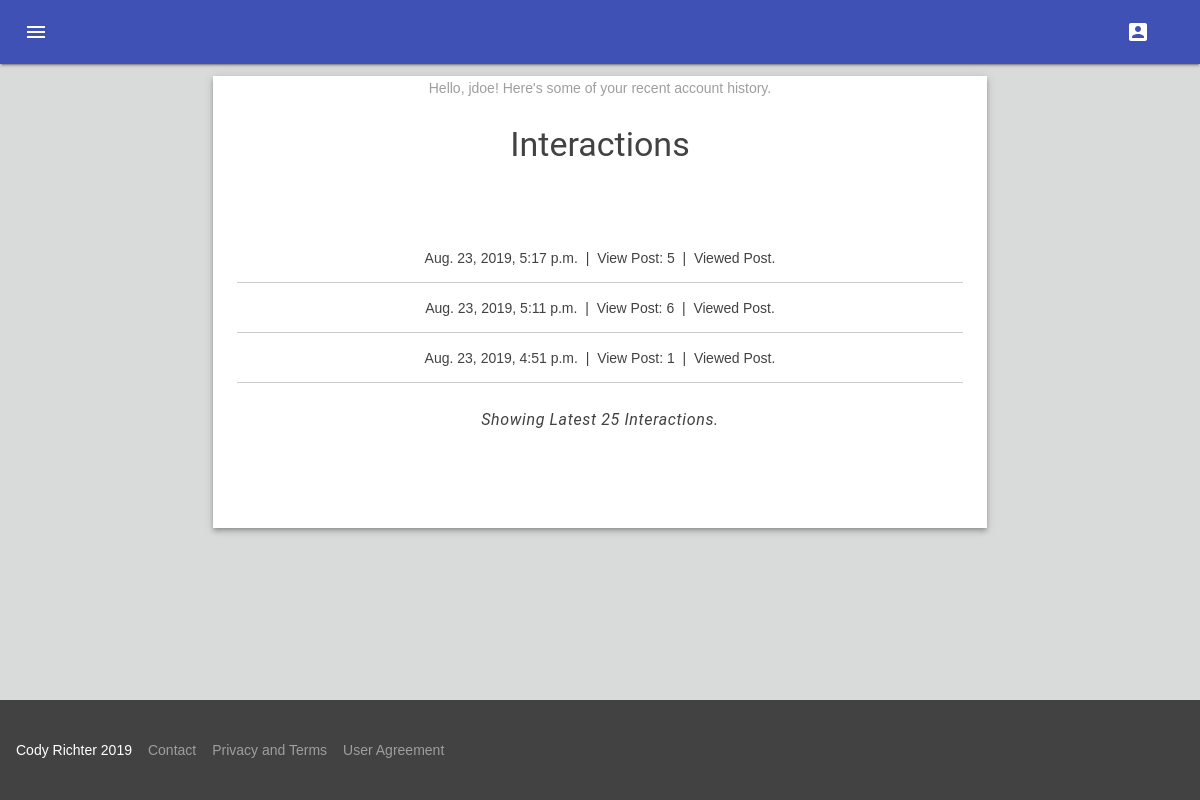
/auth/2/interactions/ (signed in), run on the app's committed database.
### users/models.py (models this page shows, shortened)
class SiteUser(AbstractUser):
    pass
    role = models.IntegerField(default=0)  # 0 = User,  1 = Post Moderator, 2 = Site Admin

### reports/models.py (models this page shows, shortened)
class Interaction(models.Model):
    title = models.CharField(max_length=64)
    description = models.CharField(max_length=256)
    user = models.ForeignKey(settings.AUTH_USER_MODEL, on_delete=models.CASCADE)
    timestamp = models.DateTimeField('timestamp')

### users/views.py (the view)
# urls.py: path('<int:user_id>/interactions/', views.interactions, name='interactions'),
@login_required(login_url='/auth/login')
def interactions(request, user_id):
    if user_id is not request.user.id:
        messages.error(request, 'You do not have permission to view this page.')
        return redirect('/reports/')
    interaction_list = Interaction.objects.all().filter(user=SiteUser.objects.get(id=user_id)).order_by('-timestamp')[:25]
    context = {'interaction_list': interaction_list}
    return render(request, 'registration/interactions.html', context)

### templates/registration/interactions.html (shortened to what this page needs)
<!DOCTYPE html>
<html lang="en">
<head>
    {% load static %}
    <link rel="stylesheet" href='{% static 'page/styles.css' %}'>
    <link rel="stylesheet" href='{% static 'material/material.min.css' %}'>
    <link rel="stylesheet" href='{% static 'material/material-icons.css' %}'>
</head>
<body>
<div class="mdl-layout mdl-js-layout">
    {% include '_header.html' %}
    <main class="mdl-layout__content">
        <br>
        <br>
        <br>
        <div class="mdl-grid" style="text-align: center">
            <div class="mdl-cell mdl-cell--2-col mdl-cell--hide-tablet mdl-cell--hide-phone"></div>
            <div class="mdl-color--white mdl-shadow--4dp content mdl-color-text--grey-800 mdl-cell mdl-cell--8-col"
                 style="padding-left: 2vw; padding-right: 2vw;">
                <div class="mdl-color-text--grey-500">
                    <p>Hello, {{ user.get_username }}! Here's some of your recent account history.</p>
                </div>
                <h3>Interactions</h3>
                <br>
                <br>
                <br>
                {% for inter in interaction_list %}
                    <span>{{ inter.timestamp }}&nbsp&nbsp|&nbsp&nbsp{{ inter.title }}&nbsp&nbsp|&nbsp&nbsp{{ inter.description }}</span>
                    <hr>
                {% endfor %}
                <h6><i>Showing Latest 25 Interactions.</i></h6>
                <br>
                <br>
                <br>
                <br>
            </div>
        </div>
    </main>
    {% include '_footer.html' %}
</div>
</body>
</html>

### reports/static/page/styles.css (style rules this page uses)
body { background-color: rgba(116, 128, 125, 0.28); }

### data on the page
SiteUser: get_username "jdoe"
Interaction: timestamp "Aug. 23, 2019, 5:17 p.m.", title "View Post: 5", description "Viewed Post."
Interaction: timestamp "Aug. 23, 2019, 5:11 p.m.", title "View Post: 6", description "Viewed Post."
Interaction: timestamp "Aug. 23, 2019, 4:51 p.m.", title "View Post: 1", description "Viewed Post."
